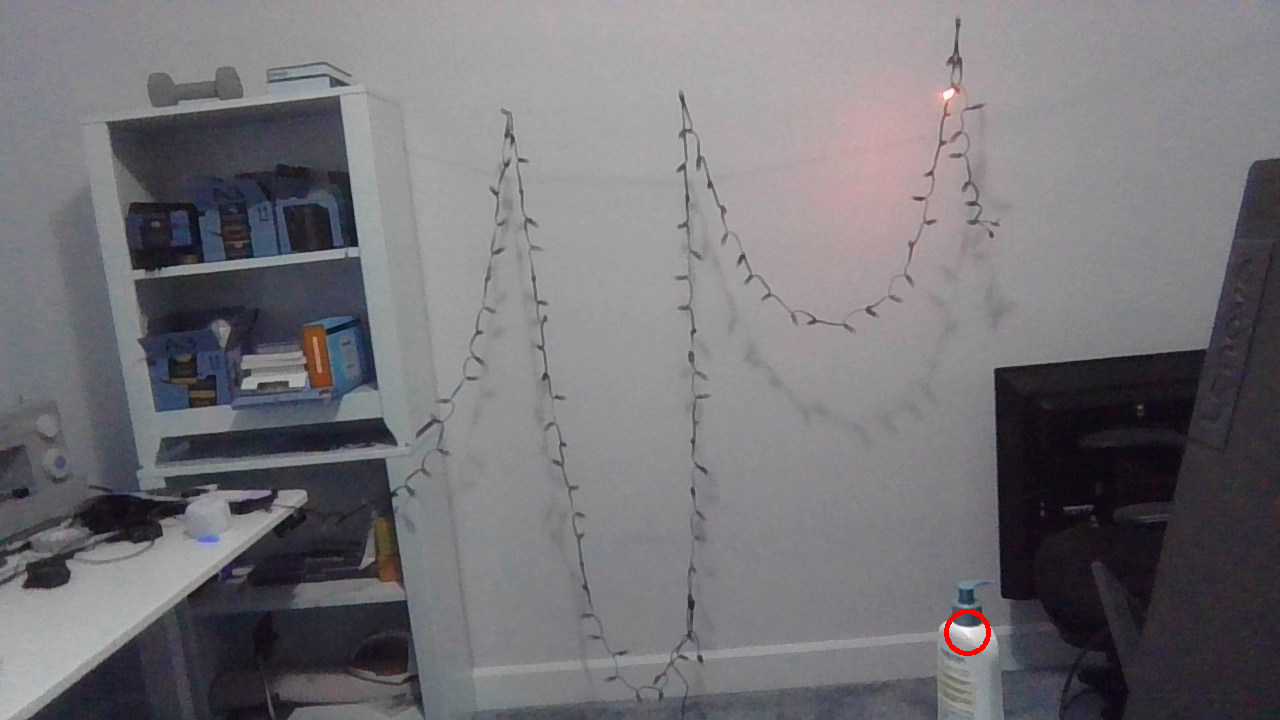
#> input picture Images/CircImages/Bugs/c93Alt100.png, 1280 x 720 px, given in place of 0.jpg, which was not available
$ python imageProcessing.py Images/CircImages/Bugs/c93Alt100.png
#> lines starting #> are read from the running program, lines starting #| are printed output that depends on the picture; pictures that were not available may be replaced by others from this repository, and a replacement may not be noted
""" This file is used to take all of the images outputted from imageCapture.py and detect the brightest pixel """

import cv2
import numpy as np
import os
import sys
import subprocess

imNum = 0

lightList = []

os.makedirs(f'Images/CircImages/{sys.argv[1]}', exist_ok=True)

for image in os.listdir(f'Images/{sys.argv[1]}'):
    f = os.path.join(f'Images/{sys.argv[1]}', image)
    if os.path.isfile(f):
        light = cv2.imread(f'Images/{sys.argv[1]}/{imNum}.jpg')
#> light is the input picture: shape (720, 1280, 3); mean B, G, R 118.2, 114.2, 116.3

        lightRGB = np.copy(light)

        # lightGrey = np.copy(light)
        lightGrey = cv2.cvtColor(np.copy(light), cv2.COLOR_RGB2GRAY)
        lightBlur = cv2.GaussianBlur(lightGrey, (21, 21), 0)
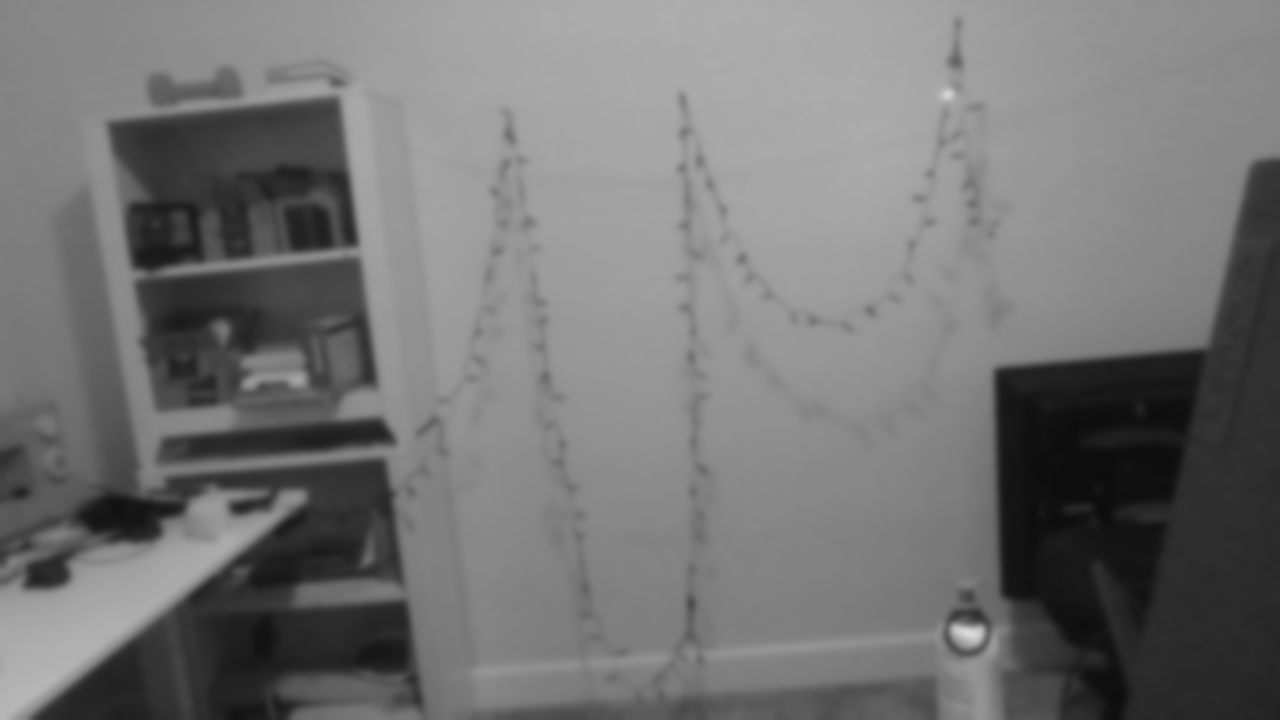
#> lightBlur: shape (720, 1280); min 12, max 219, mean 115.6
        (minVal, maxVal, minLoc, maxLoc) = cv2.minMaxLoc(lightBlur)
#> minVal = 12; maxVal = 219; minLoc = (1147, 453); maxLoc = (967, 632)

        lightCirc = cv2.circle(lightRGB, maxLoc, 21, (0, 0, 255), 4)

        cv2.imwrite(f'Images/CircImages/{sys.argv[1]}/{imNum}Alt.jpg', lightCirc)

        lightList.append(maxLoc)

        imNum += 1

    else:
        continue
print(lightList)
#| [(967, 632)]
with open(r'light_coords', 'w') as txt:
    for item in lightList:
        txt.write(f"{item}\n")
#> this loop made 1 pass

$ run again, on Images/CircImages/CircImages100Mk2/c13Alt.png
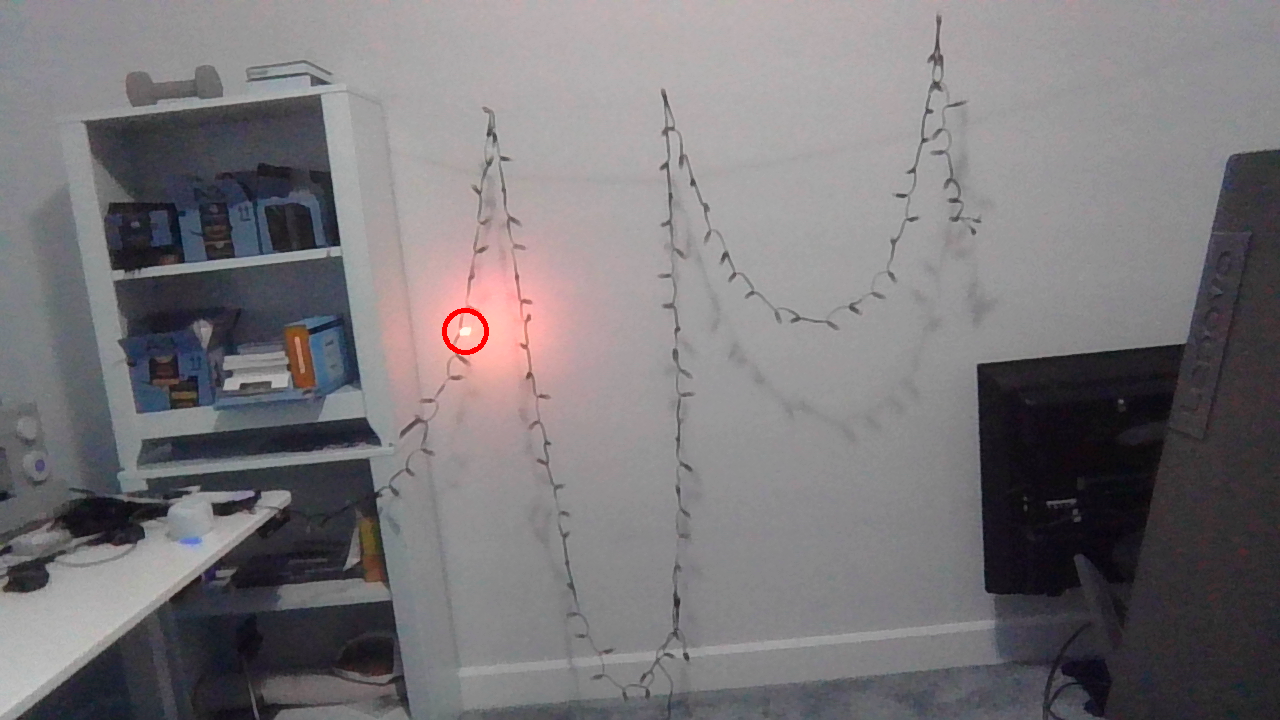
#> input picture Images/CircImages/CircImages100Mk2/c13Alt.png, 1280 x 720 px, given in place of 0.jpg, which was not available
#> light is the input picture: shape (720, 1280, 3); mean B, G, R 120.9, 118.1, 121.3
#> `lightGrey = cv2.cvtColor(np.copy(light), cv2.COLOR_RGB2GRAY)`:
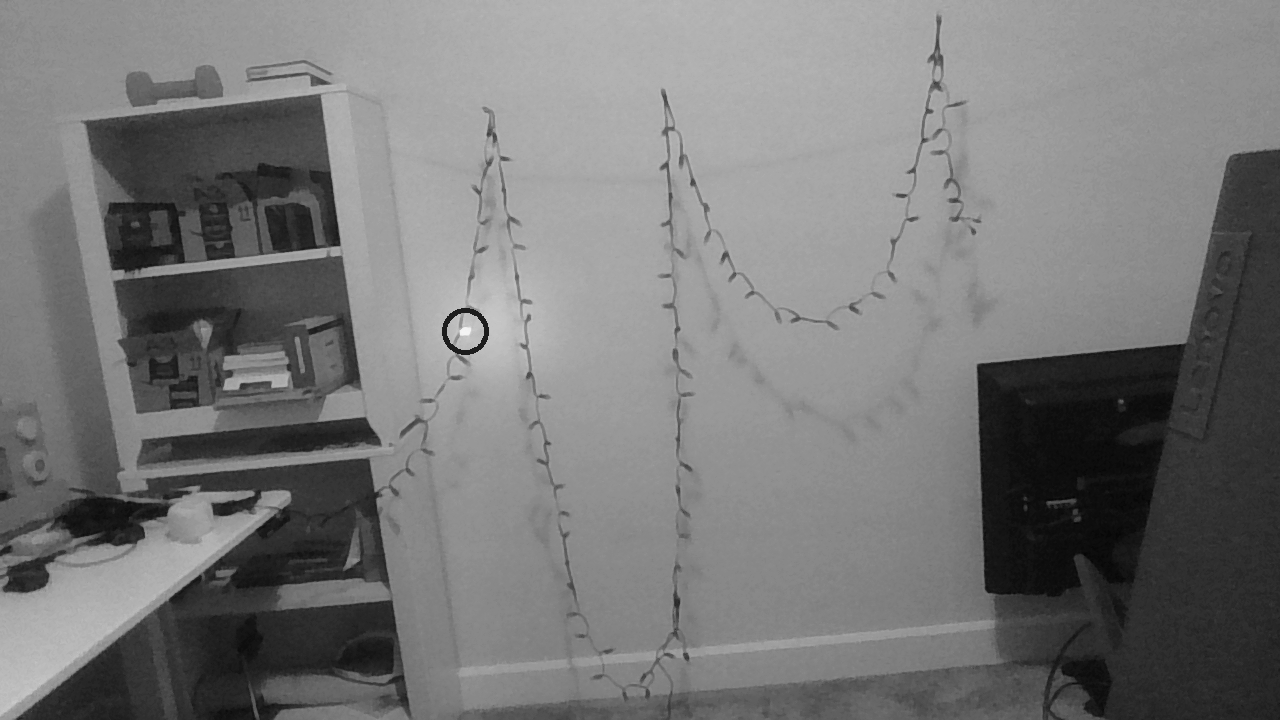
#> lightGrey: shape (720, 1280); min 3, max 245, mean 119.4
#> minVal = 11; maxVal = 224; minLoc = (1137, 497); maxLoc = (466, 331)
#| [(466, 331)]
#> the loop `for item in lightList:` made 1 pass
